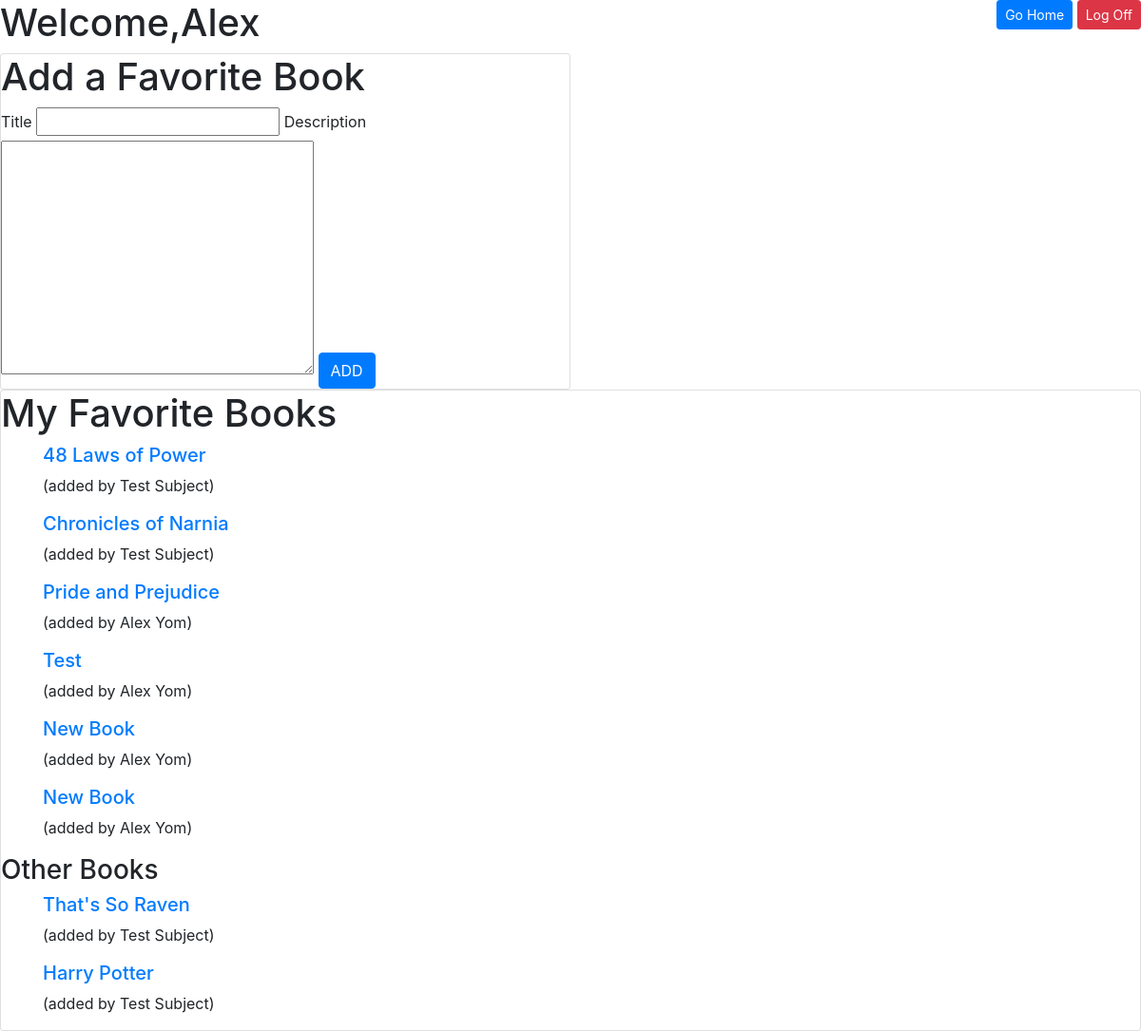
Page /books/ (signed in) on the committed database.
### login_app/models.py (models this page shows)
class User(models.Model):
    first_name = models.CharField(max_length = 245)
    last_name = models.CharField(max_length = 245)
    email = models.CharField(max_length = 350)
    password = models.CharField(max_length = 60)
    created_at = models.DateTimeField(auto_now_add = True)
    updated_at = models.DateTimeField(auto_now = True)
    objects = UserManager()

### fave_books_app/models.py (models this page shows)
class Book(models.Model):
    title = models.CharField(max_length = 255)
    desc = models.TextField(max_length=255)
    creator = models.ForeignKey(User, related_name='book_creator', on_delete=models.CASCADE)
    created_at = models.DateTimeField(auto_now_add = True)
    updated_at = models.DateTimeField(auto_now = True)
    favorited_by = models.ManyToManyField(User, related_name='user_favorites')
    objects = BookManager()

### fave_books_app/views.py (the view)
# urls.py: path('', views.index),
def index(request):
    if 'user_id' not in request.session:
        return redirect('/')
    else:
        context = {
            'books': Book.objects.all(),
            'this_user': User.objects.get(id = request.session['user_id'])
        }
        return render(request, 'books_index.html', context)

### fave_books_app/templates/books_index.html (shortened to what this page needs)
<!DOCTYPE html>
<html lang="en">
<head>
    <link rel="stylesheet" href="https://maxcdn.bootstrapcdn.com/bootstrap/4.0.0/css/bootstrap.min.css">
</head>
<body>
    <header class="d-flex justify-content-between">
        <h1 class="justify-content-start">Welcome,{{ request.session.user_first_name }}</h1>
        <form action="/user/logout" method="POST" class="justify-content-end">
            <a class="btn btn-primary btn-sm" href="/success">Go Home</a>
            <button class="btn btn-danger btn-sm">Log Off</button>
        </form>
    </header>
    <div class="card" style="width: 50%;">
        <form action='add_book' method='POST'>
            <h1>Add a Favorite Book</h1>
            <label for="title">Title</label>
            <input type="text" name="title" id="title">
            <label for="desc">Description</label>
            <textarea name="desc" id="desc" cols="30" rows="10"></textarea>
            <button type="submit" class="btn btn-primary">ADD</button>
        </form>
    </div>
    <div class="card">
        <h1>My Favorite Books</h1>
        {% for book in books %}
        {% if this_user in book.favorited_by.all %}
        <div class="container">
            <h5><a href="{{book.id}}">{{book.title}}</a></h5>
            <p>(added by {{book.creator.first_name}} {{book.creator.last_name}})</p>
        </div>
        {% endif %}
        {% endfor %}
        <h3>Other Books</h3>
        {% for book in books %}
        {% if this_user not in book.favorited_by.all %}
        <div class="container">
            <h5><a href="{{book.id}}">{{book.title}}</a></h5>
            <p>(added by {{book.creator.first_name}} {{book.creator.last_name}})</p>
        </div>
        {% endif %}
        {% endfor %}
    </div>
</body>
</html>

### rows in the picture
User: session.user_first_name "Alex"
Book: title "48 Laws of Power", creator.first_name "Test", creator.last_name "Subject"
Book: title "Chronicles of Narnia", creator.first_name "Test", creator.last_name "Subject"
Book: title "Pride and Prejudice", creator.first_name "Alex", creator.last_name "Yom"
Book: title "Test", creator.first_name "Alex", creator.last_name "Yom"
Book: title "New Book", creator.first_name "Alex", creator.last_name "Yom"
Book: title "New Book", creator.first_name "Alex", creator.last_name "Yom"
Book: title "That's So Raven", creator.first_name "Test", creator.last_name "Subject"
Book: title "Harry Potter", creator.first_name "Test", creator.last_name "Subject"
